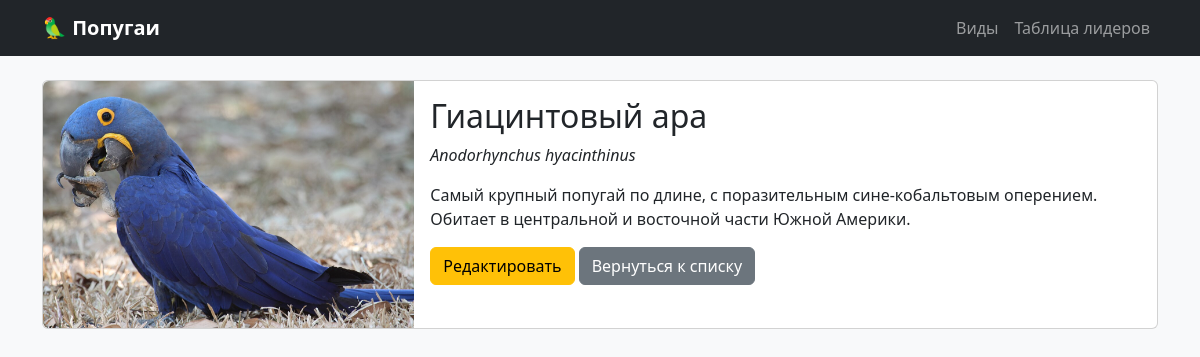
Screenshot of /species/1/ with the database file from the repository.
### quiz/models.py (models this page shows, shortened)
class Species(models.Model):
    name = models.CharField(max_length=100, unique=True)
    scientific_name = models.CharField(max_length=150, blank=True)
    description = models.TextField()
    image_url = models.URLField(blank=True)

### quiz/views.py (the view)
# urls.py: path('species/<int:pk>/', views.species_detail, name='species_detail'),
def species_detail(request, pk):
    species = get_object_or_404(Species, pk=pk)
    return render(request, 'quiz/species_detail.html', {'species': species})

### quiz/templates/quiz/species_detail.html (shortened to what this page needs)
{% extends 'quiz/base.html' %}
{% block content %}
<div class="card">
    <div class="row g-0">
        <div class="col-md-4">
            {% if species.image_url %}
                <img src="{{ species.image_url }}" class="img-fluid rounded-start" alt="{{ species.name }}">
            {% else %}
                <img src="/static/quiz/images/default.jpg" class="img-fluid rounded-start" alt="No image">
            {% endif %}
        </div>
        <div class="col-md-8">
            <div class="card-body">
                <h2 class="card-title">{{ species.name }}</h2>
                <p class="card-text"><em>{{ species.scientific_name }}</em></p>
                <p class="card-text">{{ species.description }}</p>
                <a href="{% url 'quiz:species_edit' species.pk %}" class="btn btn-warning">Редактировать</a>
                <a href="{% url 'quiz:species_list' %}" class="btn btn-secondary">Вернуться к списку</a>
            </div>
        </div>
    </div>
</div>
{% endblock %}

### quiz/templates/static/quiz/styles.css (style rules this page uses)
body { background-color: #f8f9fa; }

### rows the page displays
Species: image_url (picture), name "Гиацинтовый ара", scientific_name "Anodorhynchus hyacinthinus", description "Самый крупный попугай по длине, с поразительным сине-кобальтовым оперением. Обитает в центральной и восточной части Южной Америки."
